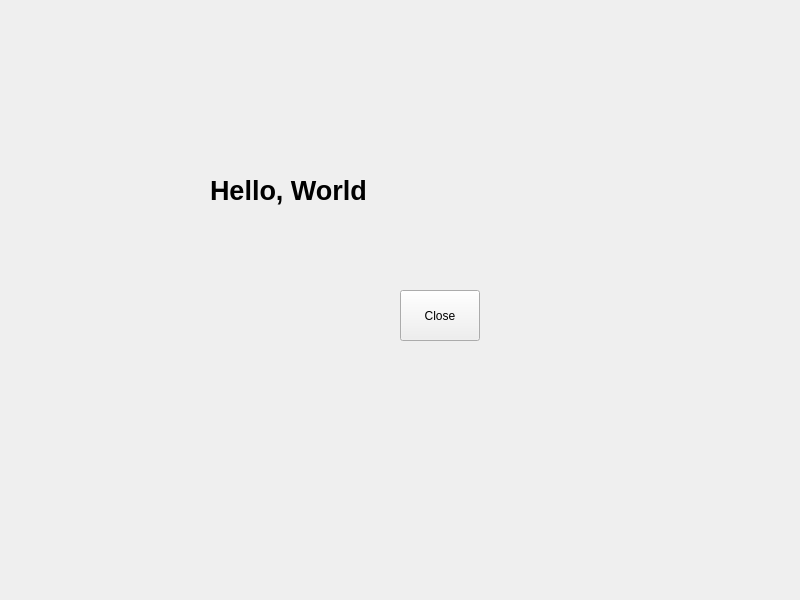
<?xml version="1.0" encoding="UTF-8"?>
<ui version="4.0">
 <class>Widget</class>
 <widget class="QWidget" name="Widget">
  <property name="geometry">
   <rect>
    <x>0</x>
    <y>0</y>
    <width>800</width>
    <height>600</height>
   </rect>
  </property>
  <property name="windowTitle">
   <string>Widget</string>
  </property>
  <widget class="QLabel" name="LabDemo">
   <property name="geometry">
    <rect>
     <x>210</x>
     <y>150</y>
     <width>371</width>
     <height>81</height>
    </rect>
   </property>
   <property name="font">
    <font>
     <pointsize>20</pointsize>
     <bold>true</bold>
    </font>
   </property>
   <property name="text">
    <string>Hello, World</string>
   </property>
  </widget>
  <widget class="QPushButton" name="btnClose">
   <property name="geometry">
    <rect>
     <x>400</x>
     <y>290</y>
     <width>80</width>
     <height>51</height>
    </rect>
   </property>
   <property name="text">
    <string>Close</string>
   </property>
  </widget>
 </widget>
 <resources/>
 <connections>
  <connection>
   <sender>btnClose</sender>
   <signal>clicked()</signal>
   <receiver>Widget</receiver>
   <slot>close()</slot>
   <hints>
    <hint type="sourcelabel">
     <x>439</x>
     <y>298</y>
    </hint>
    <hint type="destinationlabel">
     <x>399</x>
     <y>299</y>
    </hint>
   </hints>
  </connection>
 </connections>
</ui>
